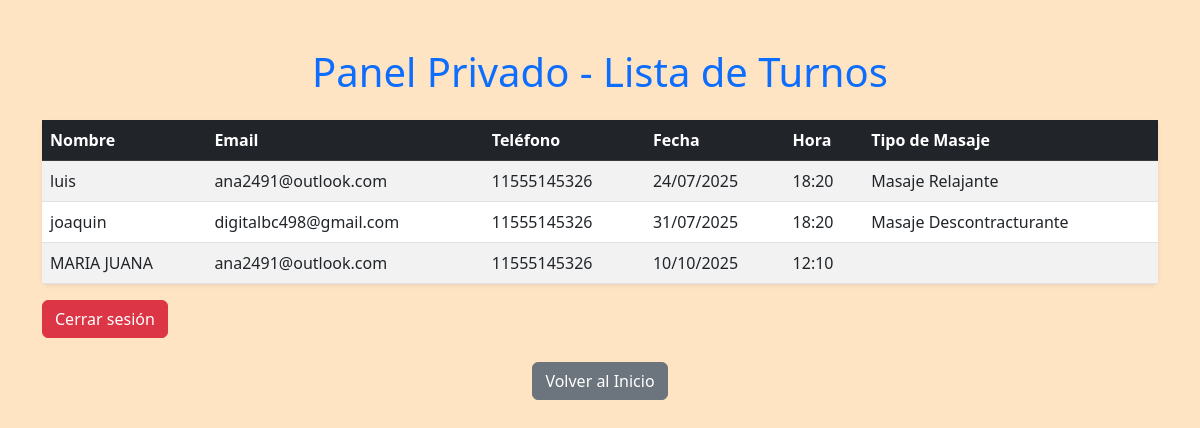
Page /polls/panel-super-privado-987/ (signed in) on the committed database.
### polls/models.py (models this page shows, shortened)
class Turno(models.Model):
    nombre = models.CharField(max_length=100)
    email = models.EmailField()
    telefono = models.CharField(max_length=20)
    fecha = models.DateField()
    hora = models.TimeField()
    tipo_masaje = models.CharField(
        max_length=100,
        choices=[
            ('relajante', 'Masaje_Relajante'),
            ('descontracturante', 'Masaje_Descontracturante'),
            ('facial', 'Masaje_Facial'),
        ]
    )
    cancelado = models.BooleanField(default=False)

### polls/views.py (the view)
# urls.py: path('panel-super-privado-987/', views.panel_turnos_privado, name='panel_turnos_privado'),
@login_required(login_url='/accounts/login/')
def panel_turnos_privado(request):
    turnos = Turno.objects.all().order_by('fecha')  # o como esté tu modelo
    return render(request, 'polls/panel_turnos.html', {'turnos': turnos})

### polls/templates/polls/panel_turnos.html (shortened to what this page needs)
{% load static %}
<!DOCTYPE html>
<html lang="es">
<head>
    <link href="https://cdn.jsdelivr.net/npm/bootstrap@5.3.0/dist/css/bootstrap.min.css" rel="stylesheet" />
</head>
<body style="background:  bisque;;">
<div class="container my-5">
    <h1 class="mb-4 text-center text-primary">Panel Privado - Lista de Turnos</h1>
    <table class="table table-striped table-hover shadow-sm rounded">
        <thead class="table-dark">
            <tr>
                <th scope="col">Nombre</th>
                <th scope="col">Email</th>
                <th scope="col">Teléfono</th>
                <th scope="col">Fecha</th>
                <th scope="col">Hora</th>
                <th scope="col">Tipo de Masaje</th>
            </tr>
        </thead>
        <tbody>
        {% for turno in turnos %}
            <tr>
                <td>{{ turno.nombre }}</td>
                <td>{{ turno.email }}</td>
                <td>{{ turno.telefono }}</td>
                <td>{{ turno.fecha|date:"d/m/Y" }}</td>
                <td>{{ turno.hora|time:"H:i" }}</td>
                <td>
                    {% if turno.tipo_masaje == "relajante" %}
                        Masaje Relajante
                    {% elif turno.tipo_masaje == "descontracturante" %}
                        Masaje Descontracturante
                    {% elif turno.tipo_masaje == "facial" %}
                        Masaje Facial
                    {% else %}
                        {{ turno.tipo_masaje }}
                    {% endif %}
                </td>
            </tr>
        {% empty %}
            <tr>
                <td colspan="6" class="text-center">No hay turnos registrados.</td>
            </tr>
        {% endfor %}
        </tbody>
    </table>
    <form method="post" action="{% url 'logout' %}">
    <button type="submit" class="btn btn-danger">Cerrar sesión</button>
</form>
    <div class="text-center mt-4">
        <a href="{% url 'polls:index' %}" class="btn btn-secondary">Volver al Inicio</a>
    </div>
</div>
</body>
</html>

### rows in the picture
Turno: nombre "luis", email "ana2491@outlook.com", telefono "11555145326", fecha "24/07/2025", hora "18:20", tipo_masaje "Masaje Relajante"
Turno: nombre "joaquin", email "digitalbc498@gmail.com", telefono "11555145326", fecha "31/07/2025", hora "18:20", shows "Masaje Descontracturante"
Turno: nombre "MARIA JUANA", email "ana2491@outlook.com", telefono "11555145326", fecha "10/10/2025", hora "12:10"
